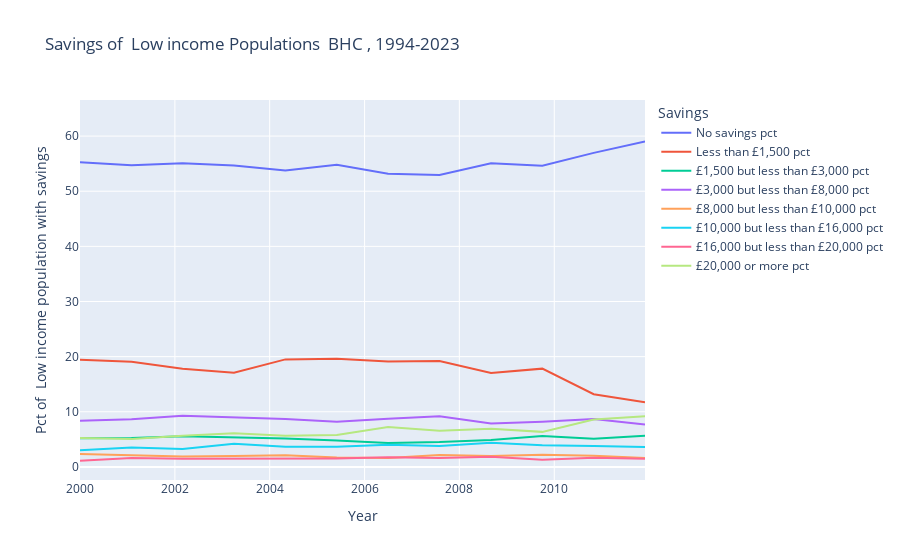

Write notebook code for a chart like this one.
### Code cell
savings_categories.remove("Total") if "Total" in savings_categories else None
plot_hbai_trends(BHC, savings_categories, True)

### Figure 1 — Plotly figure (JSON) as saved in the notebook; plotly's stock layout.template omitted (floating-point values rounded to 4 significant figures)
{"data": [{"customdata": [["No savings pct"], ["No savings pct"], ["No savings pct"], ["No savings pct"], ["No savings pct"], ["No savings pct"], ["No savings pct"], ["No savings pct"], ["No savings pct"], ["No savings pct"], ["No savings pct"], ["No savings pct"], ["No savings pct"], ["No savings pct"], ["No savings pct"], ["No savings pct"], ["No savings pct"], ["No savings pct"], ["No savings pct"], ["No savings pct"], ["No savings pct"], ["No savings pct"], ["No savings pct"], ["No savings pct"], ["No savings pct"], ["No savings pct"], ["No savings pct"], ["No savings pct"], ["No savings pct"]], "hovertemplate": "Savings=%{customdata[0]}<br>Year=%{x}<br>Amount of savings=%{y}<extra></extra>", "legendgroup": "No savings pct", "line": {"color": "#636efa", "dash": "solid"}, "marker": {"symbol": "circle"}, "mode": "lines", "name": "No savings pct", "orientation": "v", "showlegend": true, "type": "scatter", "x": ["1994-95", "1995-96", "1996-97", "1997-98", "1998-99", "1999-00", "2000-01", "2001-02", "2002-03", "2003-04", "2004-05", "2005-06", "2006-07", "2007-08", "2008-09", "2009-10", "2010-11", "2011-12", "2012-13", "2013-14", "2014-15", "2015-16", "2016-17", "2017-18", "2018-19", "2019-20", "2020-21", "2021-22", "2022-23"], "xaxis": "x", "y": [56.54, 58.44, 57.66, 57.39, 56.61, 53.6, 55.27, 54.73, 55.08, 54.66, 53.77, 54.78, 53.18, 52.94, 55.07, 54.64, 56.96, 59.03, 62.35, 61.32, 63.1, 59.33, 59.74, 59.87, 58.41, 25.55, null, 27.51, 30.19], "yaxis": "y"}, {"customdata": [["Less than £1,500 pct"], ["Less than £1,500 pct"], ["Less than £1,500 pct"], ["Less than £1,500 pct"], ["Less than £1,500 pct"], ["Less than £1,500 pct"], ["Less than £1,500 pct"], ["Less than £1,500 pct"], ["Less than £1,500 pct"], ["Less than £1,500 pct"], ["Less than £1,500 pct"], ["Less than £1,500 pct"], ["Less than £1,500 pct"], ["Less than £1,500 pct"], ["Less than £1,500 pct"], ["Less than £1,500 pct"], ["Less than £1,500 pct"], ["Less than £1,500 pct"], ["Less than £1,500 pct"], ["Less than £1,500 pct"], ["Less than £1,500 pct"], ["Less than £1,500 pct"], ["Less than £1,500 pct"], ["Less than £1,500 pct"], ["Less than £1,500 pct"], ["Less than £1,500 pct"], ["Less than £1,500 pct"], ["Less than £1,500 pct"], ["Less than £1,500 pct"]], "hovertemplate": "Savings=%{customdata[0]}<br>Year=%{x}<br>Amount of savings=%{y}<extra></extra>", "legendgroup": "Less than £1,500 pct", "line": {"color": "#EF553B", "dash": "solid"}, "marker": {"symbol": "circle"}, "mode": "lines", "name": "Less than £1,500 pct", "orientation": "v", "showlegend": true, "type": "scatter", "x": ["1994-95", "1995-96", "1996-97", "1997-98", "1998-99", "1999-00", "2000-01", "2001-02", "2002-03", "2003-04", "2004-05", "2005-06", "2006-07", "2007-08", "2008-09", "2009-10", "2010-11", "2011-12", "2012-13", "2013-14", "2014-15", "2015-16", "2016-17", "2017-18", "2018-19", "2019-20", "2020-21", "2021-22", "2022-23"], "xaxis": "x", "y": [15.17, 16.68, 19.17, 18.08, 19.3, 21.74, 19.45, 19.09, 17.82, 17.07, 19.5, 19.6, 19.1, 19.22, 17.05, 17.82, 13.18, 11.73, 10.62, 11.74, 9.375, 11.57, 10.06, 9.43, 9.91, 40.19, null, 35.93, 34.75], "yaxis": "y"}, {"customdata": [["£1,500 but less than £3,000 pct"], ["£1,500 but less than £3,000 pct"], ["£1,500 but less than £3,000 pct"], ["£1,500 but less than £3,000 pct"], ["£1,500 but less than £3,000 pct"], ["£1,500 but less than £3,000 pct"], ["£1,500 but less than £3,000 pct"], ["£1,500 but less than £3,000 pct"], ["£1,500 but less than £3,000 pct"], ["£1,500 but less than £3,000 pct"], ["£1,500 but less than £3,000 pct"], ["£1,500 but less than £3,000 pct"], ["£1,500 but less than £3,000 pct"], ["£1,500 but less than £3,000 pct"], ["£1,500 but less than £3,000 pct"], ["£1,500 but less than £3,000 pct"], ["£1,500 but less than £3,000 pct"], ["£1,500 but less than £3,000 pct"], ["£1,500 but less than £3,000 pct"], ["£1,500 but less than £3,000 pct"], ["£1,500 but less than £3,000 pct"], ["£1,500 but less than £3,000 pct"], ["£1,500 but less than £3,000 pct"], ["£1,500 but less than £3,000 pct"], ["£1,500 but less than £3,000 pct"], ["£1,500 but less than £3,000 pct"], ["£1,500 but less than £3,000 pct"], ["£1,500 but less than £3,000 pct"], ["£1,500 but less than £3,000 pct"]], "hovertemplate": "Savings=%{customdata[0]}<br>Year=%{x}<br>Amount of savings=%{y}<extra></extra>", "legendgroup": "£1,500 but less than £3,000 pct", "line": {"color": "#00cc96", "dash": "solid"}, "marker": {"symbol": "circle"}, "mode": "lines", "name": "£1,500 but less than £3,000 pct", "orientation": "v", "showlegend": true, "type": "scatter", "x": ["1994-95", "1995-96", "1996-97", "1997-98", "1998-99", "1999-00", "2000-01", "2001-02", "2002-03", "2003-04", "2004-05", "2005-06", "2006-07", "2007-08", "2008-09", "2009-10", "2010-11", "2011-12", "2012-13", "2013-14", "2014-15", "2015-16", "2016-17", "2017-18", "2018-19", "2019-20", "2020-21", "2021-22", "2022-23"], "xaxis": "x", "y": [6.884, 5.941, 5.268, 5.854, 5.069, 5.126, 5.175, 5.261, 5.575, 5.426, 5.167, 4.792, 4.321, 4.495, 4.882, 5.589, 5.112, 5.648, 4.429, 4.562, 3.351, 4.381, 5.053, 4.501, 4.168, 6.139, null, 7.477, 6.308], "yaxis": "y"}, {"customdata": [["£3,000 but less than £8,000 pct"], ["£3,000 but less than £8,000 pct"], ["£3,000 but less than £8,000 pct"], ["£3,000 but less than £8,000 pct"], ["£3,000 but less than £8,000 pct"], ["£3,000 but less than £8,000 pct"], ["£3,000 but less than £8,000 pct"], ["£3,000 but less than £8,000 pct"], ["£3,000 but less than £8,000 pct"], ["£3,000 but less than £8,000 pct"], ["£3,000 but less than £8,000 pct"], ["£3,000 but less than £8,000 pct"], ["£3,000 but less than £8,000 pct"], ["£3,000 but less than £8,000 pct"], ["£3,000 but less than £8,000 pct"], ["£3,000 but less than £8,000 pct"], ["£3,000 but less than £8,000 pct"], ["£3,000 but less than £8,000 pct"], ["£3,000 but less than £8,000 pct"], ["£3,000 but less than £8,000 pct"], ["£3,000 but less than £8,000 pct"], ["£3,000 but less than £8,000 pct"], ["£3,000 but less than £8,000 pct"], ["£3,000 but less than £8,000 pct"], ["£3,000 but less than £8,000 pct"], ["£3,000 but less than £8,000 pct"], ["£3,000 but less than £8,000 pct"], ["£3,000 but less than £8,000 pct"], ["£3,000 but less than £8,000 pct"]], "hovertemplate": "Savings=%{customdata[0]}<br>Year=%{x}<br>Amount of savings=%{y}<extra></extra>", "legendgroup": "£3,000 but less than £8,000 pct", "line": {"color": "#ab63fa", "dash": "solid"}, "marker": {"symbol": "circle"}, "mode": "lines", "name": "£3,000 but less than £8,000 pct", "orientation": "v", "showlegend": true, "type": "scatter", "x": ["1994-95", "1995-96", "1996-97", "1997-98", "1998-99", "1999-00", "2000-01", "2001-02", "2002-03", "2003-04", "2004-05", "2005-06", "2006-07", "2007-08", "2008-09", "2009-10", "2010-11", "2011-12", "2012-13", "2013-14", "2014-15", "2015-16", "2016-17", "2017-18", "2018-19", "2019-20", "2020-21", "2021-22", "2022-23"], "xaxis": "x", "y": [9.095, 8.074, 7.579, 7.986, 8.178, 8.656, 8.374, 8.628, 9.273, 9.042, 8.688, 8.169, 8.748, 9.17, 7.862, 8.197, 8.703, 7.674, 7.172, 6.555, 7.669, 8.74, 8.179, 9.391, 8.434, 8.678, null, 9.805, 7.931], "yaxis": "y"}, {"customdata": [["£8,000 but less than £10,000 pct"], ["£8,000 but less than £10,000 pct"], ["£8,000 but less than £10,000 pct"], ["£8,000 but less than £10,000 pct"], ["£8,000 but less than £10,000 pct"], ["£8,000 but less than £10,000 pct"], ["£8,000 but less than £10,000 pct"], ["£8,000 but less than £10,000 pct"], ["£8,000 but less than £10,000 pct"], ["£8,000 but less than £10,000 pct"], ["£8,000 but less than £10,000 pct"], ["£8,000 but less than £10,000 pct"], ["£8,000 but less than £10,000 pct"], ["£8,000 but less than £10,000 pct"], ["£8,000 but less than £10,000 pct"], ["£8,000 but less than £10,000 pct"], ["£8,000 but less than £10,000 pct"], ["£8,000 but less than £10,000 pct"], ["£8,000 but less than £10,000 pct"], ["£8,000 but less than £10,000 pct"], ["£8,000 but less than £10,000 pct"], ["£8,000 but less than £10,000 pct"], ["£8,000 but less than £10,000 pct"], ["£8,000 but less than £10,000 pct"], ["£8,000 but less than £10,000 pct"], ["£8,000 but less than £10,000 pct"], ["£8,000 but less than £10,000 pct"], ["£8,000 but less than £10,000 pct"], ["£8,000 but less than £10,000 pct"]], "hovertemplate": "Savings=%{customdata[0]}<br>Year=%{x}<br>Amount of savings=%{y}<extra></extra>", "legendgroup": "£8,000 but less than £10,000 pct", "line": {"color": "#FFA15A", "dash": "solid"}, "marker": {"symbol": "circle"}, "mode": "lines", "name": "£8,000 but less than £10,000 pct", "orientation": "v", "showlegend": true, "type": "scatter", "x": ["1994-95", "1995-96", "1996-97", "1997-98", "1998-99", "1999-00", "2000-01", "2001-02", "2002-03", "2003-04", "2004-05", "2005-06", "2006-07", "2007-08", "2008-09", "2009-10", "2010-11", "2011-12", "2012-13", "2013-14", "2014-15", "2015-16", "2016-17", "2017-18", "2018-19", "2019-20", "2020-21", "2021-22", "2022-23"], "xaxis": "x", "y": [1.87, 1.687, 1.548, 1.829, 1.629, 1.644, 2.34, 2.091, 1.886, 1.986, 2.106, 1.712, 1.607, 2.161, 1.999, 2.201, 2.002, 1.618, 1.678, 1.591, 2.203, 1.687, 1.8, 1.892, 2.035, 2.078, null, 1.842, 2.185], "yaxis": "y"}, {"customdata": [["£10,000 but less than £16,000 pct"], ["£10,000 but less than £16,000 pct"], ["£10,000 but less than £16,000 pct"], ["£10,000 but less than £16,000 pct"], ["£10,000 but less than £16,000 pct"], ["£10,000 but less than £16,000 pct"], ["£10,000 but less than £16,000 pct"], ["£10,000 but less than £16,000 pct"], ["£10,000 but less than £16,000 pct"], ["£10,000 but less than £16,000 pct"], ["£10,000 but less than £16,000 pct"], ["£10,000 but less than £16,000 pct"], ["£10,000 but less than £16,000 pct"], ["£10,000 but less than £16,000 pct"], ["£10,000 but less than £16,000 pct"], ["£10,000 but less than £16,000 pct"], ["£10,000 but less than £16,000 pct"], ["£10,000 but less than £16,000 pct"], ["£10,000 but less than £16,000 pct"], ["£10,000 but less than £16,000 pct"], ["£10,000 but less than £16,000 pct"], ["£10,000 but less than £16,000 pct"], ["£10,000 but less than £16,000 pct"], ["£10,000 but less than £16,000 pct"], ["£10,000 but less than £16,000 pct"], ["£10,000 but less than £16,000 pct"], ["£10,000 but less than £16,000 pct"], ["£10,000 but less than £16,000 pct"], ["£10,000 but less than £16,000 pct"]], "hovertemplate": "Savings=%{customdata[0]}<br>Year=%{x}<br>Amount of savings=%{y}<extra></extra>", "legendgroup": "£10,000 but less than £16,000 pct", "line": {"color": "#19d3f3", "dash": "solid"}, "marker": {"symbol": "circle"}, "mode": "lines", "name": "£10,000 but less than £16,000 pct", "orientation": "v", "showlegend": true, "type": "scatter", "x": ["1994-95", "1995-96", "1996-97", "1997-98", "1998-99", "1999-00", "2000-01", "2001-02", "2002-03", "2003-04", "2004-05", "2005-06", "2006-07", "2007-08", "2008-09", "2009-10", "2010-11", "2011-12", "2012-13", "2013-14", "2014-15", "2015-16", "2016-17", "2017-18", "2018-19", "2019-20", "2020-21", "2021-22", "2022-23"], "xaxis": "x", "y": [3.875, 3.212, 2.853, 2.772, 3.628, 2.945, 3.029, 3.537, 3.245, 4.21, 3.656, 3.634, 4.021, 3.812, 4.359, 3.922, 3.772, 3.632, 3.961, 3.512, 3.787, 3.114, 4.011, 3.595, 3.606, 3.527, null, 4.035, 3.78], "yaxis": "y"}, {"customdata": [["£16,000 but less than £20,000 pct"], ["£16,000 but less than £20,000 pct"], ["£16,000 but less than £20,000 pct"], ["£16,000 but less than £20,000 pct"], ["£16,000 but less than £20,000 pct"], ["£16,000 but less than £20,000 pct"], ["£16,000 but less than £20,000 pct"], ["£16,000 but less than £20,000 pct"], ["£16,000 but less than £20,000 pct"], ["£16,000 but less than £20,000 pct"], ["£16,000 but less than £20,000 pct"], ["£16,000 but less than £20,000 pct"], ["£16,000 but less than £20,000 pct"], ["£16,000 but less than £20,000 pct"], ["£16,000 but less than £20,000 pct"], ["£16,000 but less than £20,000 pct"], ["£16,000 but less than £20,000 pct"], ["£16,000 but less than £20,000 pct"], ["£16,000 but less than £20,000 pct"], ["£16,000 but less than £20,000 pct"], ["£16,000 but less than £20,000 pct"], ["£16,000 but less than £20,000 pct"], ["£16,000 but less than £20,000 pct"], ["£16,000 but less than £20,000 pct"], ["£16,000 but less than £20,000 pct"], ["£16,000 but less than £20,000 pct"], ["£16,000 but less than £20,000 pct"], ["£16,000 but less than £20,000 pct"], ["£16,000 but less than £20,000 pct"]], "hovertemplate": "Savings=%{customdata[0]}<br>Year=%{x}<br>Amount of savings=%{y}<extra></extra>", "legendgroup": "£16,000 but less than £20,000 pct", "line": {"color": "#FF6692", "dash": "solid"}, "marker": {"symbol": "circle"}, "mode": "lines", "name": "£16,000 but less than £20,000 pct", "orientation": "v", "showlegend": true, "type": "scatter", "x": ["1994-95", "1995-96", "1996-97", "1997-98", "1998-99", "1999-00", "2000-01", "2001-02", "2002-03", "2003-04", "2004-05", "2005-06", "2006-07", "2007-08", "2008-09", "2009-10", "2010-11", "2011-12", "2012-13", "2013-14", "2014-15", "2015-16", "2016-17", "2017-18", "2018-19", "2019-20", "2020-21", "2021-22", "2022-23"], "xaxis": "x", "y": [1.474, 1.51, 1.166, 1.468, 1.356, 1.253, 1.114, 1.603, 1.462, 1.523, 1.475, 1.543, 1.767, 1.635, 1.858, 1.277, 1.675, 1.497, 1.546, 1.07, 1.255, 1.521, 1.366, 1.282, 1.445, 1.73, null, 1.39, 1.447], "yaxis": "y"}, {"customdata": [["£20,000 or more pct"], ["£20,000 or more pct"], ["£20,000 or more pct"], ["£20,000 or more pct"], ["£20,000 or more pct"], ["£20,000 or more pct"], ["£20,000 or more pct"], ["£20,000 or more pct"], ["£20,000 or more pct"], ["£20,000 or more pct"], ["£20,000 or more pct"], ["£20,000 or more pct"], ["£20,000 or more pct"], ["£20,000 or more pct"], ["£20,000 or more pct"], ["£20,000 or more pct"], ["£20,000 or more pct"], ["£20,000 or more pct"], ["£20,000 or more pct"], ["£20,000 or more pct"], ["£20,000 or more pct"], ["£20,000 or more pct"], ["£20,000 or more pct"], ["£20,000 or more pct"], ["£20,000 or more pct"], ["£20,000 or more pct"], ["£20,000 or more pct"], ["£20,000 or more pct"], ["£20,000 or more pct"]], "hovertemplate": "Savings=%{customdata[0]}<br>Year=%{x}<br>Amount of savings=%{y}<extra></extra>", "legendgroup": "£20,000 or more pct", "line": {"color": "#B6E880", "dash": "solid"}, "marker": {"symbol": "circle"}, "mode": "lines", "name": "£20,000 or more pct", "orientation": "v", "showlegend": true, "type": "scatter", "x": ["1994-95", "1995-96", "1996-97", "1997-98", "1998-99", "1999-00", "2000-01", "2001-02", "2002-03", "2003-04", "2004-05", "2005-06", "2006-07", "2007-08", "2008-09", "2009-10", "2010-11", "2011-12", "2012-13", "2013-14", "2014-15", "2015-16", "2016-17", "2017-18", "2018-19", "2019-20", "2020-21", "2021-22", "2022-23"], "xaxis": "x", "y": [5.095, 4.45, 4.765, 4.619, 4.233, 5.037, 5.249, 5.058, 5.663, 6.083, 5.644, 5.771, 7.253, 6.566, 6.917, 6.355, 8.599, 9.168, 8.244, 9.646, 9.259, 9.661, 9.796, 10.04, 12.0, 12.11, null, 12.0, 13.42], "yaxis": "y"}], "layout": {"hovermode": "x unified", "legend": {"title": {"text": "Savings"}, "tracegroupgap": 0}, "title": {"text": "Savings of  Low income Populations  BHC , 1994-2023"}, "xaxis": {"anchor": "y", "domain": [0, 1], "title": {"text": "Year"}}, "yaxis": {"anchor": "x", "domain": [0, 1], "title": {"text": "Pct of  Low income population with savings"}}}}
